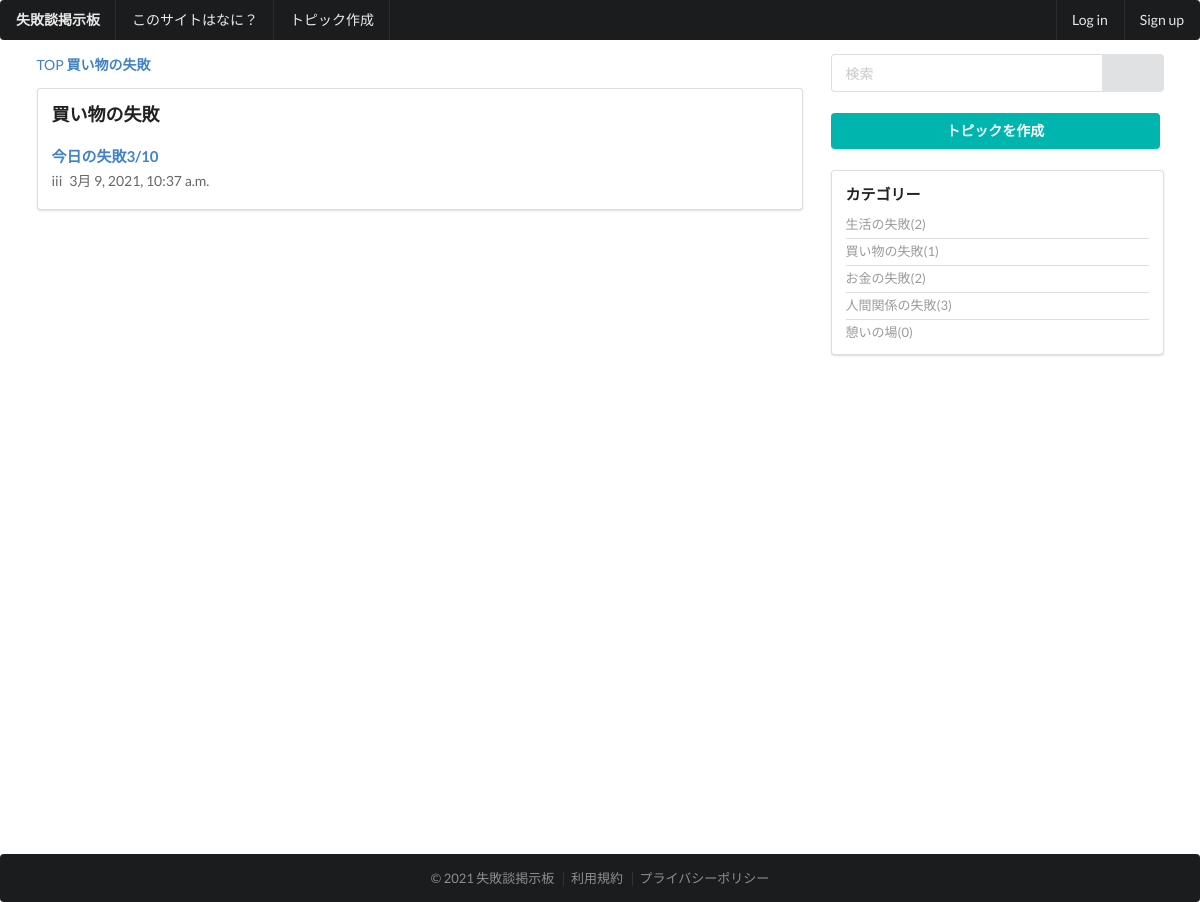
Page /thread/category/shopping_failure/ on the committed database.
### thread/models.py (models this page shows, shortened)
class Category(models.Model):
    name = models.CharField(
        'カテゴリー名',
        max_length=50,
    )
    url_code = models.CharField(
        'URLコード',
        max_length=50,
        null=True,
        blank=False,
        unique=True,
    )
    sort=models.IntegerField(
        verbose_name='ソート',
        default=0,
    )
    objects = CategoryManager

class Topic(models.Model):
    user_name = models.CharField(
        'お名前',
        max_length=30,
        null=True,
        blank=False,
    )
    title = models.CharField(
        'タイトル',
        max_length=255,
        null = False,
        blank = False,
    )
    message = models.TextField(
        verbose_name='本文',
        null=True,
        blank=False,
    )
    category = models.ForeignKey(
        Category,
        verbose_name='カテゴリー',
        on_delete=models.PROTECT,
        null=True,
        blank=False,
    )
    created = models.DateTimeField(
        auto_now_add=True,
    )
    modified = models.DateTimeField(
        auto_now=True,
    )
    objects = TopicManager()

### thread/views.py (the view)
# urls.py: path('category/<str:url_code>/', views.CategoryView.as_view(), name='category'),
class CategoryView(ListView):
    template_name = 'thread/category.html'
    context_object_name = 'topic_list'
    paginate_by = 1 # 1ページに表示するオブジェクト数 サンプルのため1にしています。
    page_kwarg = 'p' # GETでページ数を受けるパラメータ名。指定しないと'page'がデフォルト
    def get_queryset(self):
        return Topic.objects.filter(category__url_code = self.kwargs['url_code'])
    def get_context_data(self, **kwargs):
        ctx = super().get_context_data(**kwargs)
        ctx['category'] = get_object_or_404(Category, url_code=self.kwargs['url_code'])
        return ctx

### thread/templatetags/threadtags.py (called while the page is built)
@register.inclusion_tag('thread/tags/category_tag.html')
def categorytag():
    ctx = {}
    ctx['category_list'] = Category.objects.annotate(
            count=Count('topic')).order_by('sort')
    return ctx

### templates/thread/category.html (shortened to what this page needs)
{% extends 'base/base.html' %}
{% load static %}
{% block content %}
<div class="ui grid stackable">
    <div class="eleven wide column">
        <div class="ui breadcrumb">
            <a class="section">TOP</a>
            <a class="active section">{{category.name}}</a>
        </div>
        <div class="ui segment">
            <div class="content">
                <div class="header"><h3>{{category.name}}</h3></div>
                <div class="ui divided items">
                    {% if topic_list %}
                    {% for topic in topic_list %}
                    <div class="item">
                        <div class="content">
                            <div class="header">
                                <a href="{% url 'thread:topic' pk=topic.id %}"><h4>{{topic.title}}</h4></a>
                            </div>
                            <div class="meta">
                                <span class="name">{{topic.user_name}}</span>
                                <span class="date">{{topic.created}}</span>
                            </div>
                        </div>
                    </div>
                    {% endfor %}
                    {% else %}
                    <div class="ui warning message">トピックが存在しません</div>
                    {% endif %}
                </div>
            </div>
        </div>
    </div>
    {% include 'base/sidebar.html' %}
</div>
{% endblock %}

### templates/thread/tags/category_tag.html
<div class="ui relaxed list small divided link">
  {% for category in category_list %}
  <a class="item">{{category.name}}({{category.count}})</a>
  {% endfor %}
</div>

### rows in the picture
Category: name "買い物の失敗", count "1"
Topic: title "今日の失敗3/10", user_name "iii", created "3月 9, 2021, 10:37 a.m."
Category: name "生活の失敗", count "2"
Category: name "お金の失敗", count "2"
Category: name "人間関係の失敗", count "3"
Category: name "憩いの場", count "0"
